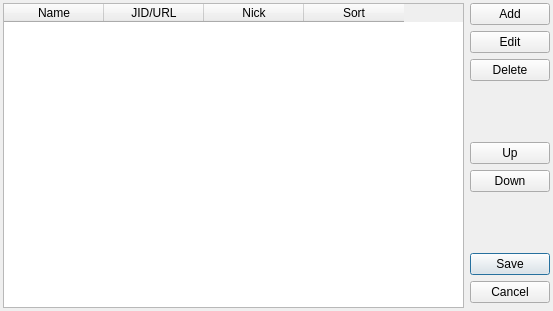
<?xml version="1.0" encoding="UTF-8"?>
<ui version="4.0">
 <class>EditBookmarksDialogClass</class>
 <widget class="QDialog" name="EditBookmarksDialogClass">
  <property name="geometry">
   <rect>
    <x>0</x>
    <y>0</y>
    <width>553</width>
    <height>311</height>
   </rect>
  </property>
  <property name="windowTitle">
   <string>Edit bookmarks</string>
  </property>
  <layout class="QHBoxLayout">
   <property name="margin">
    <number>3</number>
   </property>
   <item>
    <widget class="QTableWidget" name="tbwBookmarks">
     <property name="editTriggers">
      <set>QAbstractItemView::NoEditTriggers</set>
     </property>
     <property name="alternatingRowColors">
      <bool>true</bool>
     </property>
     <property name="selectionMode">
      <enum>QAbstractItemView::SingleSelection</enum>
     </property>
     <property name="selectionBehavior">
      <enum>QAbstractItemView::SelectRows</enum>
     </property>
     <property name="sortingEnabled">
      <bool>false</bool>
     </property>
     <property name="cornerButtonEnabled">
      <bool>false</bool>
     </property>
     <property name="columnCount">
      <number>4</number>
     </property>
     <attribute name="horizontalHeaderHighlightSections">
      <bool>false</bool>
     </attribute>
     <attribute name="horizontalHeaderShowSortIndicator" stdset="0">
      <bool>true</bool>
     </attribute>
     <column>
      <property name="text">
       <string>Name</string>
      </property>
     </column>
     <column>
      <property name="text">
       <string>JID/URL</string>
      </property>
     </column>
     <column>
      <property name="text">
       <string>Nick</string>
      </property>
     </column>
     <column>
      <property name="text">
       <string notr="true">Sort</string>
      </property>
      <property name="toolTip">
       <string notr="true"/>
      </property>
      <property name="whatsThis">
       <string notr="true"/>
      </property>
      <property name="font">
       <font>
        <kerning>false</kerning>
       </font>
      </property>
     </column>
    </widget>
   </item>
   <item>
    <layout class="QVBoxLayout">
     <item>
      <widget class="QPushButton" name="pbtAdd">
       <property name="text">
        <string>Add</string>
       </property>
      </widget>
     </item>
     <item>
      <widget class="QPushButton" name="pbtEdit">
       <property name="text">
        <string>Edit</string>
       </property>
      </widget>
     </item>
     <item>
      <widget class="QPushButton" name="pbtDelete">
       <property name="text">
        <string>Delete</string>
       </property>
      </widget>
     </item>
     <item>
      <spacer>
       <property name="orientation">
        <enum>Qt::Vertical</enum>
       </property>
       <property name="sizeHint" stdset="0">
        <size>
         <width>20</width>
         <height>16</height>
        </size>
       </property>
      </spacer>
     </item>
     <item>
      <widget class="QPushButton" name="pbtMoveUp">
       <property name="text">
        <string>Up</string>
       </property>
      </widget>
     </item>
     <item>
      <widget class="QPushButton" name="pbtMoveDown">
       <property name="text">
        <string>Down</string>
       </property>
      </widget>
     </item>
     <item>
      <spacer>
       <property name="orientation">
        <enum>Qt::Vertical</enum>
       </property>
       <property name="sizeHint" stdset="0">
        <size>
         <width>20</width>
         <height>16</height>
        </size>
       </property>
      </spacer>
     </item>
     <item>
      <widget class="QDialogButtonBox" name="bbxButtons">
       <property name="orientation">
        <enum>Qt::Vertical</enum>
       </property>
       <property name="standardButtons">
        <set>QDialogButtonBox::Cancel|QDialogButtonBox::Save</set>
       </property>
      </widget>
     </item>
    </layout>
   </item>
  </layout>
 </widget>
 <layoutdefault spacing="6" margin="11"/>
 <tabstops>
  <tabstop>tbwBookmarks</tabstop>
  <tabstop>pbtAdd</tabstop>
  <tabstop>pbtEdit</tabstop>
  <tabstop>pbtDelete</tabstop>
  <tabstop>pbtMoveUp</tabstop>
  <tabstop>pbtMoveDown</tabstop>
  <tabstop>bbxButtons</tabstop>
 </tabstops>
 <resources/>
 <connections>
  <connection>
   <sender>bbxButtons</sender>
   <signal>rejected()</signal>
   <receiver>EditBookmarksDialogClass</receiver>
   <slot>reject()</slot>
   <hints>
    <hint type="sourcelabel">
     <x>487</x>
     <y>296</y>
    </hint>
    <hint type="destinationlabel">
     <x>469</x>
     <y>296</y>
    </hint>
   </hints>
  </connection>
 </connections>
</ui>
